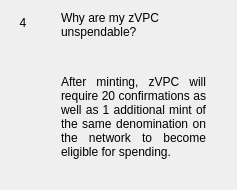
                  <widget class="QWidget" name="widgetFaq4" native="true">
                   <layout class="QHBoxLayout" name="horizontalPage_4" stretch="0,1">
                    <item alignment="Qt::AlignTop">
                     <widget class="QLabel" name="labelNumber4">
                      <property name="minimumSize">
                       <size>
                        <width>24</width>
                        <height>24</height>
                       </size>
                      </property>
                      <property name="maximumSize">
                       <size>
                        <width>16777215</width>
                        <height>24</height>
                       </size>
                      </property>
                      <property name="text">
                       <string>4</string>
                      </property>
                      <property name="alignment">
                       <set>Qt::AlignCenter</set>
                      </property>
                     </widget>
                    </item>
                    <item>
                     <layout class="QVBoxLayout" name="verticalLayoutPage_4">
                      <property name="leftMargin">
                       <number>20</number>
                      </property>
                      <property name="rightMargin">
                       <number>20</number>
                      </property>
                      <item>
                       <widget class="QLabel" name="labelSubtitle4">
                        <property name="text">
                         <string>Why are my zVPC unspendable?</string>
                        </property>
                        <property name="wordWrap">
                         <bool>true</bool>
                        </property>
                       </widget>
                      </item>
                      <item>
                       <spacer name="verticalSpacer_40">
                        <property name="orientation">
                         <enum>Qt::Vertical</enum>
                        </property>
                        <property name="sizeType">
                         <enum>QSizePolicy::Fixed</enum>
                        </property>
                        <property name="sizeHint" stdset="0">
                         <size>
                          <width>20</width>
                          <height>30</height>
                         </size>
                        </property>
                       </spacer>
                      </item>
                      <item>
                       <widget class="QLabel" name="labelContent4">
                        <property name="text">
                         <string>
                           &lt;html&gt;&lt;head/&gt;&lt;body&gt;&lt;p align=&quot;justify&quot;&gt;
                           After minting, zVPC will require 20 confirmations as well as 1
                           additional mint of the same denomination on the network to
                           become eligible for spending.
                           &lt;/p&gt;&lt;/body&gt;&lt;/html&gt;
                         </string>
                        </property>
                        <property name="alignment">
                         <set>Qt::AlignLeading|Qt::AlignLeft|Qt::AlignTop</set>
                        </property>
                        <property name="wordWrap">
                         <bool>true</bool>
                        </property>
                       </widget>
                      </item>
                      <item>
                       <spacer name="verticalSpacer_41">
                        <property name="orientation">
                         <enum>Qt::Vertical</enum>
                        </property>
                        <property name="sizeHint" stdset="0">
                         <size>
                          <width>20</width>
                          <height>20</height>
                         </size>
                        </property>
                       </spacer>
                      </item>
                     </layout>
                    </item>
                   </layout>
                  </widget>
